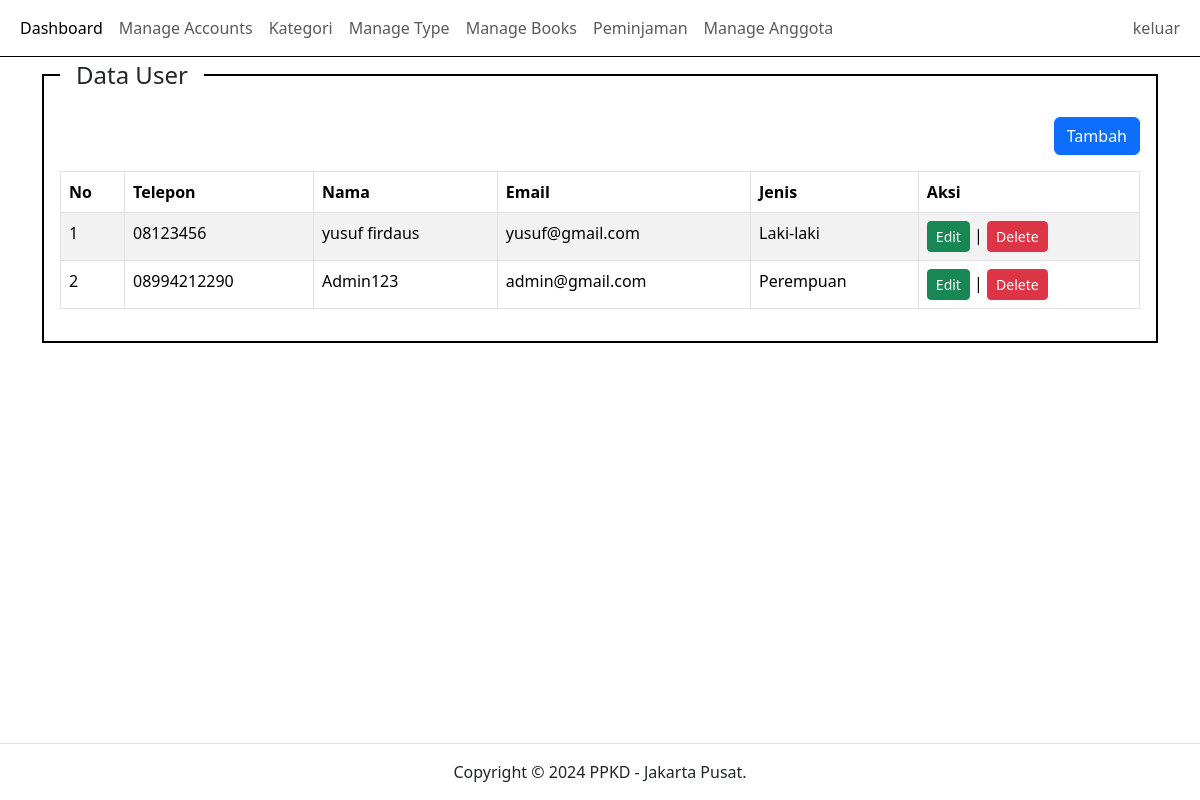
The page /index.php?pg=user (signed in) on the database its author committed.
### tables this page shows
CREATE TABLE `user` (
  `id` int(11) NOT NULL,
  `nama` varchar(50) NOT NULL,
  `email` varchar(50) NOT NULL,
  `password` varchar(100) NOT NULL,
  `jenis_kelamin` varchar(10) NOT NULL,
  `telepon` varchar(16) NOT NULL
);

### content/user.php (the view)
<?php
$user = mysqli_query($koneksi, "SELECT * FROM user ORDER BY id DESC");
?>
<div class="container">
    <div class="row">
        <div class="col-sm-12">
            <fieldset class="border border-black border-2 p-3">
                <legend class="float-none w-auto px-3">Data User</legend>
                <div align="right">
                    <a href="?pg=tambah-user" class="btn btn-primary">Tambah</a>
                </div>
                <div class="table-responsive">
                    <table class="table table-bordered table-striped table-hover mt-3">
                        <thead>
                            <tr>
                                <th>No</th>
                                <th>Telepon</th>
                                <th>Nama</th>
                                <th>Email</th>
                                <th>Jenis</th>
                                <th>Aksi</th>
                            </tr>
                        </thead>
                        <tbody>
                            <?php
                            $no = 1;
                            while ($rowUser = mysqli_fetch_assoc($user)):
                            ?>
                                <tr>
                                    <td><?php echo $no++ ?></td>
                                    <td><?php echo $rowUser['telepon'] ?></td>
                                    <td><?php echo $rowUser['nama'] ?></td>
                                    <td><?php echo $rowUser['email'] ?></td>
                                    <td><?php echo $rowUser['jenis_kelamin'] ?></td>
                                    <td>
                                        <a id="edit-user" data-id="<?php echo $rowUser['id'] ?>" href="?pg=tambah-user&edit=<?php echo $rowUser['id'] ?>"
                                            class="btn btn-success btn-sm">Edit
                                        </a> |
                                        <a
                                            href="?pg=tambah-user&delete=<?php echo $rowUser['id'] ?>"
                                            class="btn btn-danger btn-sm"
                                            onclick="return confirm('Apakah anda yakin akan menghapus data ini??')">Delete</a>
                                    </td>
                                </tr>
                            <?php endwhile ?>
                        </tbody>
                    </table>
                </div>
            </fieldset>
        </div>
    </div>
</div>

### rows shown on the page
user: telepon "08123456", nama "yusuf firdaus", email "yusuf@gmail.com", jenis_kelamin "Laki-laki"
user: telepon "08994212290", nama "Admin123", email "admin@gmail.com", jenis_kelamin "Perempuan"
